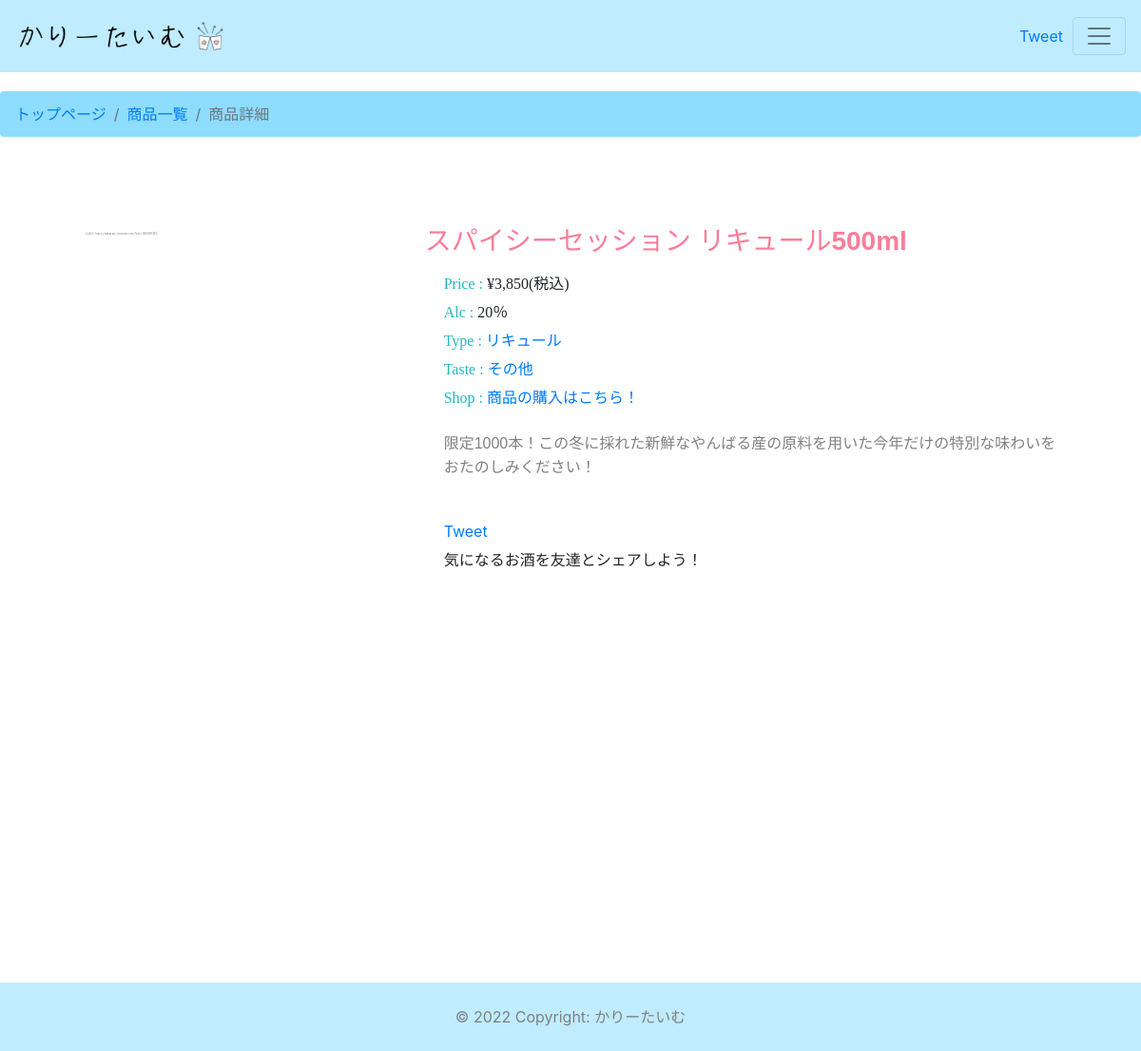
Screenshot of /item/4 with the database file from the repository.
### tables this page shows
CREATE TABLE "Item" (
	"id"	INTEGER,
	"item_name"	TEXT,
	"item_img"	TEXT,
	"price"	TEXT,
	"abv"	TEXT,
	"maker"	TEXT,
	"explain"	TEXT,
	"taste1"	TEXT,
	"taste2"	TEXT,
	"type"	TEXT,
	"scene1"	TEXT,
	"scene2"	TEXT,
	"URL"	TEXT,
	PRIMARY KEY("id" AUTOINCREMENT)
);

### app.py (the view)
@app.route("/item/<id>" , methods = ["GET"])
def item(id):
  conn = sqlite3.connect("Item.db")
  c = conn.cursor()
  c.execute("SELECT item_img, item_name, price, abv, type, taste1, URL, explain FROM Item where id = ?;",(id,))
  item = []  #配列の初期化
  for row in c.fetchall(): #row=新しく作った変数
      item.append({"img":row[0],"item":row[1],"price":row[2],"abv":row[3],"type":row[4],"taste":row[5],"URL":row[6],"explain":row[7]})
  c.close
  print(item)
  print("--------------")
  return render_template("item.html", item = item)

### templates/item.html (shortened to what this page needs)
{% extends "base.html" %}
{% block content %}
<nav aria-label="breadcrumb">
  <ol class="breadcrumb">
    <li class="breadcrumb-item"><a href="http://127.0.0.1:5000/">トップページ</a></li>
    <li class="breadcrumb-item"><a href="#" onclick="history.back(-1);return false;">商品一覧</a></li>
    <li class="breadcrumb-item active" aria-current="page">商品詳細</li>
  </ol>
</nav>
<section id="sec1">
  <div class="item-bg" style="width: 1100px;  height: auto; margin: 0 auto auto auto; padding-top: 20px; padding-right: 50; padding-bottom: 30px;">
    <div class="row no-gutters ">
      <div class="col-md-4">
        <div class="ovarflow-wrap">
          <p style="font-size: 3px; color: gray; margin-left: 5vh; ">引用元:{{item['URL']}}</p>
        </div>
      </div>
      <div class="col-md-8 itembox">
        <div class="itemcard-body">
          <h3 class="item-name">{{item["item"]}}</h3>
          <p class="item-price"><span style="color: #25b7c0;">Price : </span>{{item["price"]}}(税込)</p>
          <p class="item-abv"><span style="color: #25b7c0;">  Alc  : </span>{{item["abv"]}}</p>
          <p class="item-type"><span style="color: #25b7c0;"> Type : </span><a href="/type_list/{{item['type']}}">{{item["type"]}}</a></p>
          <p class="item-type"><span style="color: #25b7c0;">Taste : </span><a href="/taste1_list/{{item['taste']}}">{{item["taste"]}}</a></p>
          <p class="item-shop"><span style="color: #25b7c0;"> Shop : </span><a href="{{item['URL']}}">商品の購入はこちら！</a></p>
          <p class="item-explain">{{item["explain"]}}</p>
          <div class="tweet-btn" id="item-tweet" style="padding-bottom: 40px;">
            <a href="https://twitter.com/share?ref_src=twsrc%5Etfw" class="twitter-share-button" data-size="large" data-text="【沖縄のお酒で乾杯しよう！】気になるお酒を友達とシェア https://twitter.com/lurejunkie/status/1566039107088031745/photo/1" data-via="lurejunkie" data-hashtags="かりーたいむ" data-lang="en" data-show-count="false">Tweet</a><script async src="https://platform.twitter.com/widgets.js" charset="utf-8"></script>
            <p>気になるお酒を友達とシェアしよう！</p>
          </div>
        </div>
      </div>
    </div>
    </div>
</section>
{% endblock %}

### static/css/style.css (style rules this page uses)
html { overflow-y: scroll; }
body, h1, h2, h3, h4, h5, p, ul, ol, li, dl, dt, dd { margin: 0px; padding: 0px; }
body { background-image: url(../img/backg-waves.jpeg); background-repeat: repeat; padding-top: 56px; height: max-content; }
.tweet-btn { margin-left: auto; }
.breadcrumb { margin-top: 5vh; margin-bottom: 5vh; background-color: #8EDDFF; }
#sec1 { min-height: 100vh; position: relative; width: 100%; display: flex; }
.item-bg { background-color: #fff; }
.itembox { padding: auto; }
.itemcard-body { line-height: 30px; padding-left: 30px; }
.col-md-4 { width: 360px; height: 400px; }
.ovarflow-wrap p { height: fit-content; width: 320px; overflow-wrap: break-word; word-break: break-all; }
.item-name { color: #fa7d98; font-weight: 550; line-height: 60px; padding-top: 20px; font-family: sans-serif; }
.item-price { font-family: HuiFontP109; padding-left: 20px; }
.item-abv { font-family: HuiFontP109; padding-left: 20px; }
.item-type { font-family: HuiFontP109; padding-left: 20px; }
.item-shop { font-family: HuiFontP109; padding-left: 20px; }
.item-explain { color: gray; font-size: 16px; line-height: 25px; padding-top: 20px; padding-right: 30px; padding-left: 20px; padding-bottom: 20px; font-family: sans-serif; }
#item-tweet { padding: 20px; }

### rows the page displays
Item: item "スパイシーセッション リキュール500ml", price "¥3,850", abv "20％", type "リキュール", taste "その他", explain "限定1000本！この冬に採れた新鮮なやんばる産の原料を用いた今年だけの特別な味わいをおたのしみください！"
